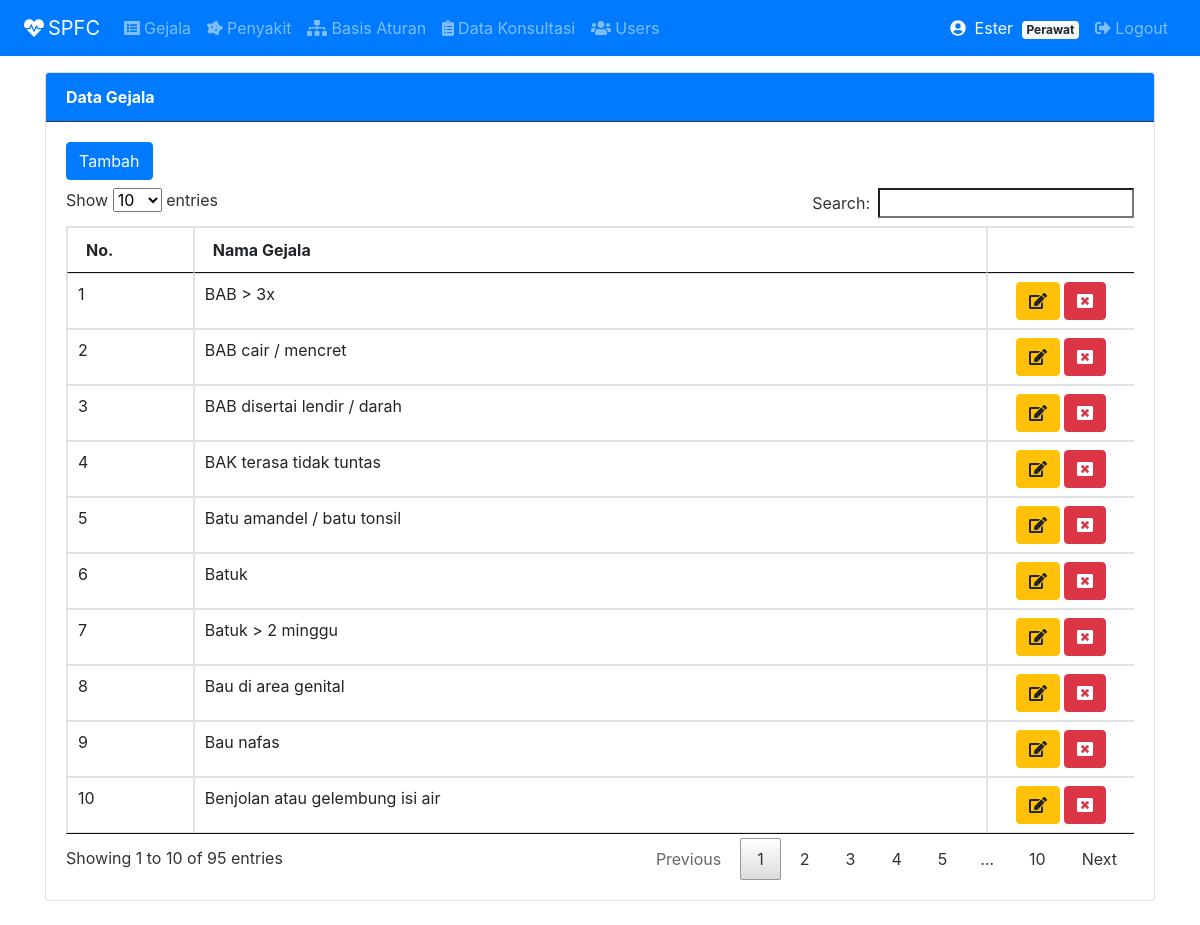
Screenshot of /index.php?page=gejala (signed in) with the database file from the repository.
### tables this page shows
CREATE TABLE `gejala` (
  `idgejala` int(11) NOT NULL,
  `nmgejala` varchar(200) NOT NULL
);

### tampil_gejala.php (the view, shortened to what this page needs)
<div class="card">
  <div class="card-header bg-primary text-white border-dark"><strong>Data Gejala</strong></div>
  <div class="card-body">
    <a class="btn btn-primary mb-2" href="?page=gejala&action=tambah">Tambah</a>
    <div class="table-responsive">
    <table class="table table-bordered" id="myTable">
    <thead>
      <tr>
        <th width="80px">No.</th>
        <th width="700px">Nama Gejala</th>
        <th width="100px"></th>
      </tr>
    </thead>
    <tbody>
	 <?php
        $no = 1;
        $sql = "SELECT*FROM gejala ORDER BY nmgejala ASC";
        $result = $conn->query($sql);
        while($row = $result->fetch_assoc()) {
    ?>
        <tr>
            <td><?php echo $no++; ?></td>
            <td><?php echo $row['nmgejala']; ?></td>
            <td align="center">
                <a class="btn btn-warning" href="?page=gejala&action=update&id=<?php echo $row['idgejala']; ?>">
                    <i class="fas fa-edit"></i>
                </a>
                <a onclick="return confirm('Yakin menghapus data ini ?')" class="btn btn-danger" href="?page=gejala&action=hapus&id=<?php echo $row['idgejala']; ?>">
                    <i class="fas fa-window-close"></i>
                </a>
            </td>
     </tr>
    <?php
     }
    ?>
   </tbody>
</table>
</div>
</div>
</div>

### assets/css/all.css (style rules this page uses)
.fa-edit:before { content:"\f044" }
.fa-window-close:before { content:"\f410" }

### assets/css/mobile-fixes.css (style rules this page uses)
.table-responsive { -webkit-overflow-scrolling: touch; }

### rows the page displays
gejala: nmgejala "BAB > 3x"
gejala: nmgejala "BAB cair / mencret"
gejala: nmgejala "BAB disertai lendir / darah"
gejala: nmgejala "BAK terasa tidak tuntas"
gejala: nmgejala "Batu amandel / batu tonsil"
gejala: nmgejala "Batuk"
gejala: nmgejala "Batuk > 2 minggu"
gejala: nmgejala "Bau di area genital"
gejala: nmgejala "Bau nafas"
gejala: nmgejala "Benjolan atau gelembung isi air"

### other values shown
$_SESSION['username'] "Ester"
$_SESSION['role'] "Perawat"
